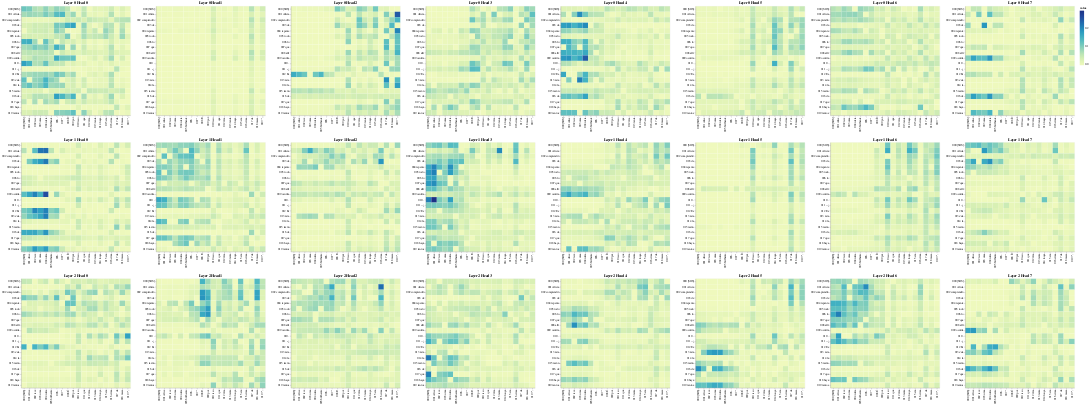

Notebook source saved alongside this figure:
### Code cell
# Cross-Attention
get_all_attention_maps("encoder-decoder", layers, heads, encoder_input_tokens, decoder_input_tokens, min(20, sentence_len))

### Figure 1 — Vega-Lite specification as saved in the notebook (floating-point values rounded to 4 significant figures; data arrays with more than 128 entries replaced by an {"elided": "..."} marker saying what was removed)
{"config": {"view": {"continuousWidth": 300, "continuousHeight": 300}}, "vconcat": [{"hconcat": [{"data": {"name": "data-ccf86263cebb816ca5ef471642fb5b7f"}, "mark": {"type": "rect"}, "encoding": {"color": {"field": "value", "type": "quantitative"}, "tooltip": [{"field": "row", "type": "quantitative"}, {"field": "column", "type": "quantitative"}, {"field": "value", "type": "quantitative"}, {"field": "row_token", "type": "nominal"}, {"field": "col_token", "type": "nominal"}], "x": {"axis": {"title": ""}, "field": "col_token", "type": "nominal"}, "y": {"axis": {"title": ""}, "field": "row_token", "type": "nominal"}}, "height": 400, "name": "view_49", "title": "Layer 0 Head 0", "width": 400}, {"data": {"name": "data-e07bdcaab6478af21517060b04cfb070"}, "mark": {"type": "rect"}, "encoding": {"color": {"field": "value", "type": "quantitative"}, "tooltip": [{"field": "row", "type": "quantitative"}, {"field": "column", "type": "quantitative"}, {"field": "value", "type": "quantitative"}, {"field": "row_token", "type": "nominal"}, {"field": "col_token", "type": "nominal"}], "x": {"axis": {"title": ""}, "field": "col_token", "type": "nominal"}, "y": {"axis": {"title": ""}, "field": "row_token", "type": "nominal"}}, "height": 400, "name": "view_50", "title": "Layer 0 Head 1", "width": 400}, {"data": {"name": "data-560c174f2cdbe0bd3de6d50d54f4a462"}, "mark": {"type": "rect"}, "encoding": {"color": {"field": "value", "type": "quantitative"}, "tooltip": [{"field": "row", "type": "quantitative"}, {"field": "column", "type": "quantitative"}, {"field": "value", "type": "quantitative"}, {"field": "row_token", "type": "nominal"}, {"field": "col_token", "type": "nominal"}], "x": {"axis": {"title": ""}, "field": "col_token", "type": "nominal"}, "y": {"axis": {"title": ""}, "field": "row_token", "type": "nominal"}}, "height": 400, "name": "view_51", "title": "Layer 0 Head 2", "width": 400}, {"data": {"name": "data-9f4470240afecf5239d70f6cb830ae5a"}, "mark": {"type": "rect"}, "encoding": {"color": {"field": "value", "type": "quantitative"}, "tooltip": [{"field": "row", "type": "quantitative"}, {"field": "column", "type": "quantitative"}, {"field": "value", "type": "quantitative"}, {"field": "row_token", "type": "nominal"}, {"field": "col_token", "type": "nominal"}], "x": {"axis": {"title": ""}, "field": "col_token", "type": "nominal"}, "y": {"axis": {"title": ""}, "field": "row_token", "type": "nominal"}}, "height": 400, "name": "view_52", "title": "Layer 0 Head 3", "width": 400}, {"data": {"name": "data-3e7bfe650b537f5c76567542f5f59d15"}, "mark": {"type": "rect"}, "encoding": {"color": {"field": "value", "type": "quantitative"}, "tooltip": [{"field": "row", "type": "quantitative"}, {"field": "column", "type": "quantitative"}, {"field": "value", "type": "quantitative"}, {"field": "row_token", "type": "nominal"}, {"field": "col_token", "type": "nominal"}], "x": {"axis": {"title": ""}, "field": "col_token", "type": "nominal"}, "y": {"axis": {"title": ""}, "field": "row_token", "type": "nominal"}}, "height": 400, "name": "view_53", "title": "Layer 0 Head 4", "width": 400}, {"data": {"name": "data-0a4dd1bbef9080aee244ed45a54856c3"}, "mark": {"type": "rect"}, "encoding": {"color": {"field": "value", "type": "quantitative"}, "tooltip": [{"field": "row", "type": "quantitative"}, {"field": "column", "type": "quantitative"}, {"field": "value", "type": "quantitative"}, {"field": "row_token", "type": "nominal"}, {"field": "col_token", "type": "nominal"}], "x": {"axis": {"title": ""}, "field": "col_token", "type": "nominal"}, "y": {"axis": {"title": ""}, "field": "row_token", "type": "nominal"}}, "height": 400, "name": "view_54", "title": "Layer 0 Head 5", "width": 400}, {"data": {"name": "data-2022b18d1f61682a3028dc09ced313d2"}, "mark": {"type": "rect"}, "encoding": {"color": {"field": "value", "type": "quantitative"}, "tooltip": [{"field": "row", "type": "quantitative"}, {"field": "column", "type": "quantitative"}, {"field": "value", "type": "quantitative"}, {"field": "row_token", "type": "nominal"}, {"field": "col_token", "type": "nominal"}], "x": {"axis": {"title": ""}, "field": "col_token", "type": "nominal"}, "y": {"axis": {"title": ""}, "field": "row_token", "type": "nominal"}}, "height": 400, "name": "view_55", "title": "Layer 0 Head 6", "width": 400}, {"data": {"name": "data-17c9996f1b32b2850717df0c667f5278"}, "mark": {"type": "rect"}, "encoding": {"color": {"field": "value", "type": "quantitative"}, "tooltip": [{"field": "row", "type": "quantitative"}, {"field": "column", "type": "quantitative"}, {"field": "value", "type": "quantitative"}, {"field": "row_token", "type": "nominal"}, {"field": "col_token", "type": "nominal"}], "x": {"axis": {"title": ""}, "field": "col_token", "type": "nominal"}, "y": {"axis": {"title": ""}, "field": "row_token", "type": "nominal"}}, "height": 400, "name": "view_56", "title": "Layer 0 Head 7", "width": 400}]}, {"hconcat": [{"data": {"name": "data-cf822ae90243e2506e00372951534cee"}, "mark": {"type": "rect"}, "encoding": {"color": {"field": "value", "type": "quantitative"}, "tooltip": [{"field": "row", "type": "quantitative"}, {"field": "column", "type": "quantitative"}, {"field": "value", "type": "quantitative"}, {"field": "row_token", "type": "nominal"}, {"field": "col_token", "type": "nominal"}], "x": {"axis": {"title": ""}, "field": "col_token", "type": "nominal"}, "y": {"axis": {"title": ""}, "field": "row_token", "type": "nominal"}}, "height": 400, "name": "view_57", "title": "Layer 1 Head 0", "width": 400}, {"data": {"name": "data-d1ad6701a241f6a19c67e369cc3d5238"}, "mark": {"type": "rect"}, "encoding": {"color": {"field": "value", "type": "quantitative"}, "tooltip": [{"field": "row", "type": "quantitative"}, {"field": "column", "type": "quantitative"}, {"field": "value", "type": "quantitative"}, {"field": "row_token", "type": "nominal"}, {"field": "col_token", "type": "nominal"}], "x": {"axis": {"title": ""}, "field": "col_token", "type": "nominal"}, "y": {"axis": {"title": ""}, "field": "row_token", "type": "nominal"}}, "height": 400, "name": "view_58", "title": "Layer 1 Head 1", "width": 400}, {"data": {"name": "data-12a67662ca73f1a427fe53d0949d872e"}, "mark": {"type": "rect"}, "encoding": {"color": {"field": "value", "type": "quantitative"}, "tooltip": [{"field": "row", "type": "quantitative"}, {"field": "column", "type": "quantitative"}, {"field": "value", "type": "quantitative"}, {"field": "row_token", "type": "nominal"}, {"field": "col_token", "type": "nominal"}], "x": {"axis": {"title": ""}, "field": "col_token", "type": "nominal"}, "y": {"axis": {"title": ""}, "field": "row_token", "type": "nominal"}}, "height": 400, "name": "view_59", "title": "Layer 1 Head 2", "width": 400}, {"data": {"name": "data-7ddef068f28a58692d6eb06f6bbe7af3"}, "mark": {"type": "rect"}, "encoding": {"color": {"field": "value", "type": "quantitative"}, "tooltip": [{"field": "row", "type": "quantitative"}, {"field": "column", "type": "quantitative"}, {"field": "value", "type": "quantitative"}, {"field": "row_token", "type": "nominal"}, {"field": "col_token", "type": "nominal"}], "x": {"axis": {"title": ""}, "field": "col_token", "type": "nominal"}, "y": {"axis": {"title": ""}, "field": "row_token", "type": "nominal"}}, "height": 400, "name": "view_60", "title": "Layer 1 Head 3", "width": 400}, {"data": {"name": "data-40022b70b10b075ebae4f8aa7b439037"}, "mark": {"type": "rect"}, "encoding": {"color": {"field": "value", "type": "quantitative"}, "tooltip": [{"field": "row", "type": "quantitative"}, {"field": "column", "type": "quantitative"}, {"field": "value", "type": "quantitative"}, {"field": "row_token", "type": "nominal"}, {"field": "col_token", "type": "nominal"}], "x": {"axis": {"title": ""}, "field": "col_token", "type": "nominal"}, "y": {"axis": {"title": ""}, "field": "row_token", "type": "nominal"}}, "height": 400, "name": "view_61", "title": "Layer 1 Head 4", "width": 400}, {"data": {"name": "data-458b20122f7b7304420c06d433186372"}, "mark": {"type": "rect"}, "encoding": {"color": {"field": "value", "type": "quantitative"}, "tooltip": [{"field": "row", "type": "quantitative"}, {"field": "column", "type": "quantitative"}, {"field": "value", "type": "quantitative"}, {"field": "row_token", "type": "nominal"}, {"field": "col_token", "type": "nominal"}], "x": {"axis": {"title": ""}, "field": "col_token", "type": "nominal"}, "y": {"axis": {"title": ""}, "field": "row_token", "type": "nominal"}}, "height": 400, "name": "view_62", "title": "Layer 1 Head 5", "width": 400}, {"data": {"name": "data-b75957d09f7b34c4ee4b4401957ff6b5"}, "mark": {"type": "rect"}, "encoding": {"color": {"field": "value", "type": "quantitative"}, "tooltip": [{"field": "row", "type": "quantitative"}, {"field": "column", "type": "quantitative"}, {"field": "value", "type": "quantitative"}, {"field": "row_token", "type": "nominal"}, {"field": "col_token", "type": "nominal"}], "x": {"axis": {"title": ""}, "field": "col_token", "type": "nominal"}, "y": {"axis": {"title": ""}, "field": "row_token", "type": "nominal"}}, "height": 400, "name": "view_63", "title": "Layer 1 Head 6", "width": 400}, {"data": {"name": "data-63c18b685a202b74b7677d3b0583c2cc"}, "mark": {"type": "rect"}, "encoding": {"color": {"field": "value", "type": "quantitative"}, "tooltip": [{"field": "row", "type": "quantitative"}, {"field": "column", "type": "quantitative"}, {"field": "value", "type": "quantitative"}, {"field": "row_token", "type": "nominal"}, {"field": "col_token", "type": "nominal"}], "x": {"axis": {"title": ""}, "field": "col_token", "type": "nominal"}, "y": {"axis": {"title": ""}, "field": "row_token", "type": "nominal"}}, "height": 400, "name": "view_64", "title": "Layer 1 Head 7", "width": 400}]}, {"hconcat": [{"data": {"name": "data-d38a4f70de1f8067db8beeaca342eb31"}, "mark": {"type": "rect"}, "encoding": {"color": {"field": "value", "type": "quantitative"}, "tooltip": [{"field": "row", "type": "quantitative"}, {"field": "column", "type": "quantitative"}, {"field": "value", "type": "quantitative"}, {"field": "row_token", "type": "nominal"}, {"field": "col_token", "type": "nominal"}], "x": {"axis": {"title": ""}, "field": "col_token", "type": "nominal"}, "y": {"axis": {"title": ""}, "field": "row_token", "type": "nominal"}}, "height": 400, "name": "view_65", "title": "Layer 2 Head 0", "width": 400}, {"data": {"name": "data-bc62e2e88fe371bf9d83d4af024376e2"}, "mark": {"type": "rect"}, "encoding": {"color": {"field": "value", "type": "quantitative"}, "tooltip": [{"field": "row", "type": "quantitative"}, {"field": "column", "type": "quantitative"}, {"field": "value", "type": "quantitative"}, {"field": "row_token", "type": "nominal"}, {"field": "col_token", "type": "nominal"}], "x": {"axis": {"title": ""}, "field": "col_token", "type": "nominal"}, "y": {"axis": {"title": ""}, "field": "row_token", "type": "nominal"}}, "height": 400, "name": "view_66", "title": "Layer 2 Head 1", "width": 400}, {"data": {"name": "data-496b5f6091de7c5e29b25dc11eb7876b"}, "mark": {"type": "rect"}, "encoding": {"color": {"field": "value", "type": "quantitative"}, "tooltip": [{"field": "row", "type": "quantitative"}, {"field": "column", "type": "quantitative"}, {"field": "value", "type": "quantitative"}, {"field": "row_token", "type": "nominal"}, {"field": "col_token", "type": "nominal"}], "x": {"axis": {"title": ""}, "field": "col_token", "type": "nominal"}, "y": {"axis": {"title": ""}, "field": "row_token", "type": "nominal"}}, "height": 400, "name": "view_67", "title": "Layer 2 Head 2", "width": 400}, {"data": {"name": "data-5c87cfab1b0b5ffb880d26a41ba69e82"}, "mark": {"type": "rect"}, "encoding": {"color": {"field": "value", "type": "quantitative"}, "tooltip": [{"field": "row", "type": "quantitative"}, {"field": "column", "type": "quantitative"}, {"field": "value", "type": "quantitative"}, {"field": "row_token", "type": "nominal"}, {"field": "col_token", "type": "nominal"}], "x": {"axis": {"title": ""}, "field": "col_token", "type": "nominal"}, "y": {"axis": {"title": ""}, "field": "row_token", "type": "nominal"}}, "height": 400, "name": "view_68", "title": "Layer 2 Head 3", "width": 400}, {"data": {"name": "data-4fa299622d6df0a0d37b6c7399ddd8d4"}, "mark": {"type": "rect"}, "encoding": {"color": {"field": "value", "type": "quantitative"}, "tooltip": [{"field": "row", "type": "quantitative"}, {"field": "column", "type": "quantitative"}, {"field": "value", "type": "quantitative"}, {"field": "row_token", "type": "nominal"}, {"field": "col_token", "type": "nominal"}], "x": {"axis": {"title": ""}, "field": "col_token", "type": "nominal"}, "y": {"axis": {"title": ""}, "field": "row_token", "type": "nominal"}}, "height": 400, "name": "view_69", "title": "Layer 2 Head 4", "width": 400}, {"data": {"name": "data-84b2048aa3c2c1c1e24cd9a698597d3e"}, "mark": {"type": "rect"}, "encoding": {"color": {"field": "value", "type": "quantitative"}, "tooltip": [{"field": "row", "type": "quantitative"}, {"field": "column", "type": "quantitative"}, {"field": "value", "type": "quantitative"}, {"field": "row_token", "type": "nominal"}, {"field": "col_token", "type": "nominal"}], "x": {"axis": {"title": ""}, "field": "col_token", "type": "nominal"}, "y": {"axis": {"title": ""}, "field": "row_token", "type": "nominal"}}, "height": 400, "name": "view_70", "title": "Layer 2 Head 5", "width": 400}, {"data": {"name": "data-e7f7b321923b6cdc24e10edd54a30003"}, "mark": {"type": "rect"}, "encoding": {"color": {"field": "value", "type": "quantitative"}, "tooltip": [{"field": "row", "type": "quantitative"}, {"field": "column", "type": "quantitative"}, {"field": "value", "type": "quantitative"}, {"field": "row_token", "type": "nominal"}, {"field": "col_token", "type": "nominal"}], "x": {"axis": {"title": ""}, "field": "col_token", "type": "nominal"}, "y": {"axis": {"title": ""}, "field": "row_token", "type": "nominal"}}, "height": 400, "name": "view_71", "title": "Layer 2 Head 6", "width": 400}, {"data": {"name": "data-4b0cf53d54eec90a208936b948f5bcb4"}, "mark": {"type": "rect"}, "encoding": {"color": {"field": "value", "type": "quantitative"}, "tooltip": [{"field": "row", "type": "quantitative"}, {"field": "column", "type": "quantitative"}, {"field": "value", "type": "quantitative"}, {"field": "row_token", "type": "nominal"}, {"field": "col_token", "type": "nominal"}], "x": {"axis": {"title": ""}, "field": "col_token", "type": "nominal"}, "y": {"axis": {"title": ""}, "field": "row_token", "type": "nominal"}}, "height": 400, "name": "view_72", "title": "Layer 2 Head 7", "width": 400}]}], "params": [{"name": "param_49", "select": {"type": "interval", "encodings": ["x", "y"]}, "bind": "scales", "views": ["view_49"]}, {"name": "param_50", "select": {"type": "interval", "encodings": ["x", "y"]}, "bind": "scales", "views": ["view_50"]}, {"name": "param_51", "select": {"type": "interval", "encodings": ["x", "y"]}, "bind": "scales", "views": ["view_51"]}, {"name": "param_52", "select": {"type": "interval", "encodings": ["x", "y"]}, "bind": "scales", "views": ["view_52"]}, {"name": "param_53", "select": {"type": "interval", "encodings": ["x", "y"]}, "bind": "scales", "views": ["view_53"]}, {"name": "param_54", "select": {"type": "interval", "encodings": ["x", "y"]}, "bind": "scales", "views": ["view_54"]}, {"name": "param_55", "select": {"type": "interval", "encodings": ["x", "y"]}, "bind": "scales", "views": ["view_55"]}, {"name": "param_56", "select": {"type": "interval", "encodings": ["x", "y"]}, "bind": "scales", "views": ["view_56"]}, {"name": "param_57", "select": {"type": "interval", "encodings": ["x", "y"]}, "bind": "scales", "views": ["view_57"]}, {"name": "param_58", "select": {"type": "interval", "encodings": ["x", "y"]}, "bind": "scales", "views": ["view_58"]}, {"name": "param_59", "select": {"type": "interval", "encodings": ["x", "y"]}, "bind": "scales", "views": ["view_59"]}, {"name": "param_60", "select": {"type": "interval", "encodings": ["x", "y"]}, "bind": "scales", "views": ["view_60"]}, {"name": "param_61", "select": {"type": "interval", "encodings": ["x", "y"]}, "bind": "scales", "views": ["view_61"]}, {"name": "param_62", "select": {"type": "interval", "encodings": ["x", "y"]}, "bind": "scales", "views": ["view_62"]}, {"name": "param_63", "select": {"type": "interval", "encodings": ["x", "y"]}, "bind": "scales", "views": ["view_63"]}, {"name": "param_64", "select": {"type": "interval", "encodings": ["x", "y"]}, "bind": "scales", "views": ["view_64"]}, {"name": "param_65", "select": {"type": "interval", "encodings": ["x", "y"]}, "bind": "scales", "views": ["view_65"]}, {"name": "param_66", "select": {"type": "interval", "encodings": ["x", "y"]}, "bind": "scales", "views": ["view_66"]}, {"name": "param_67", "select": {"type": "interval", "encodings": ["x", "y"]}, "bind": "scales", "views": ["view_67"]}, {"name": "param_68", "select": {"type": "interval", "encodings": ["x", "y"]}, "bind": "scales", "views": ["view_68"]}, {"name": "param_69", "select": {"type": "interval", "encodings": ["x", "y"]}, "bind": "scales", "views": ["view_69"]}, {"name": "param_70", "select": {"type": "interval", "encodings": ["x", "y"]}, "bind": "scales", "views": ["view_70"]}, {"name": "param_71", "select": {"type": "interval", "encodings": ["x", "y"]}, "bind": "scales", "views": ["view_71"]}, {"name": "param_72", "select": {"type": "interval", "encodings": ["x", "y"]}, "bind": "scales", "views": ["view_72"]}], "$schema": "https://vega.github.io/schema/vega-lite/v5.17.0.json", "datasets": {"data-ccf86263cebb816ca5ef471642fb5b7f": {"elided": "400 records"}, "data-e07bdcaab6478af21517060b04cfb070": {"elided": "400 records"}, "data-560c174f2cdbe0bd3de6d50d54f4a462": {"elided": "400 records"}, "data-9f4470240afecf5239d70f6cb830ae5a": {"elided": "400 records"}, "data-3e7bfe650b537f5c76567542f5f59d15": {"elided": "400 records"}, "data-0a4dd1bbef9080aee244ed45a54856c3": {"elided": "400 records"}, "data-2022b18d1f61682a3028dc09ced313d2": {"elided": "400 records"}, "data-17c9996f1b32b2850717df0c667f5278": {"elided": "400 records"}, "data-cf822ae90243e2506e00372951534cee": {"elided": "400 records"}, "data-d1ad6701a241f6a19c67e369cc3d5238": {"elided": "400 records"}, "data-12a67662ca73f1a427fe53d0949d872e": {"elided": "400 records"}, "data-7ddef068f28a58692d6eb06f6bbe7af3": {"elided": "400 records"}, "data-40022b70b10b075ebae4f8aa7b439037": {"elided": "400 records"}, "data-458b20122f7b7304420c06d433186372": {"elided": "400 records"}, "data-b75957d09f7b34c4ee4b4401957ff6b5": {"elided": "400 records"}, "data-63c18b685a202b74b7677d3b0583c2cc": {"elided": "400 records"}, "data-d38a4f70de1f8067db8beeaca342eb31": {"elided": "400 records"}, "data-bc62e2e88fe371bf9d83d4af024376e2": {"elided": "400 records"}, "data-496b5f6091de7c5e29b25dc11eb7876b": {"elided": "400 records"}, "data-5c87cfab1b0b5ffb880d26a41ba69e82": {"elided": "400 records"}, "data-4fa299622d6df0a0d37b6c7399ddd8d4": {"elided": "400 records"}, "data-84b2048aa3c2c1c1e24cd9a698597d3e": {"elided": "400 records"}, "data-e7f7b321923b6cdc24e10edd54a30003": {"elided": "400 records"}, "data-4b0cf53d54eec90a208936b948f5bcb4": {"elided": "400 records"}}}
